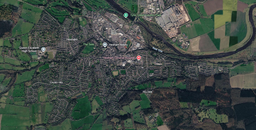
#> input picture assets/map/1x1/raw_screenshot_hexham.png, 256 x 130 px, shrunk from 1425 x 723 before the run, found by its file name
$ python auto_style_map.py
#> lines starting #> are read from the running program, lines starting #| are printed output that depends on the picture; after the words box and inside, x2 and y2 are one past the last pixel; in counts of white or black regions, pixels touching at a corner belong together
import os
import cv2
import numpy as np

RAW_INPUT_PATH = "assets/map/raw_screenshot_hexham.png"
OUTPUT_DIR = "assets/map/"
os.makedirs(OUTPUT_DIR, exist_ok=True)

def create_cartoon_tier(zoom_level, scale_multiplier):
#> called with zoom_level = 0, scale_multiplier = 1
    if not os.path.exists(RAW_INPUT_PATH):
        print(f"Error: Missing {RAW_INPUT_PATH}")
        return

    print(f"Styling Zoom Level {zoom_level} (Scale: {scale_multiplier}x)...")

    img = cv2.imread(RAW_INPUT_PATH)
#> img is the input picture: shape (130, 256, 3); mean B, G, R 68.1, 73.8, 64.3
    h, w = img.shape[:2]
#> h = 130; w = 256
    new_w, new_h = int(w * scale_multiplier), int(h * scale_multiplier)
#> new_w = 256; new_h = 130
    img_resized = cv2.resize(img, (new_w, new_h), interpolation=cv2.INTER_CUBIC)

    # Cartoon smoothing & edges
    color = cv2.bilateralFilter(img_resized, d=9, sigmaColor=75, sigmaSpace=75)
    gray = cv2.cvtColor(img_resized, cv2.COLOR_BGR2GRAY)
    blur = cv2.medianBlur(gray, 5)
    edges = cv2.adaptiveThreshold(blur, 255, cv2.ADAPTIVE_THRESH_MEAN_C, cv2.THRESH_BINARY, 9, 2)
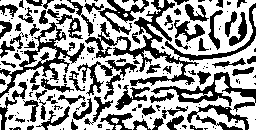
#> edges: shape (130, 256); 60.6% white; 181 black regions (103 under 20 px), largest, box (x1, y1, x2, y2) and area: (85, 0, 256, 86) 2388, (0, 22, 85, 98) 1178, (151, 72, 256, 112) 980

    # Color quantization using correct OpenCV constant
    data = color.reshape((-1, 3)).astype(np.float32)
    criteria = (cv2.TERM_CRITERIA_EPS + cv2.TERM_CRITERIA_MAX_ITER, 20, 0.1)
    K = 8
    _, label, center = cv2.kmeans(data, K, None, criteria, 10, cv2.KMEANS_RANDOM_CENTERS)
#> center = [[43.61, 38.73, 28.47], [52.82, 67.99, 37.93], [77.92, 84.14, 78.48], [55.59, 54.19, 47.48], [129, 134.5, 142.8], [63.49, 82.14, 57.66], [94.72, 104.5, 107], [65.96, 67.95, 61.14]]
    center = np.uint8(center)
#> center = [[43, 38, 28], [52, 67, 37], [77, 84, 78], [55, 54, 47], [129, 134, 142], [63, 82, 57], [94, 104, 107], [65, 67, 61]]
    quantized = center[label.flatten()].reshape(color.shape)

    edges_colored = cv2.cvtColor(edges, cv2.COLOR_GRAY2BGR)
    cartoon = cv2.bitwise_and(quantized, edges_colored)

    output_path = os.path.join(OUTPUT_DIR, f"master_z{zoom_level}.png")
    cv2.imwrite(output_path, cartoon)
    print(f"Saved stylized master_z{zoom_level}.png!")

if __name__ == "__main__":
    create_cartoon_tier(0, 1.0)
    create_cartoon_tier(1, 1.5)
#> call 2 of create_cartoon_tier, with zoom_level = 1, scale_multiplier = 1.5
#> in create_cartoon_tier (call 2), `edges = cv2.adaptiveThreshold(blur, 255, cv2.ADAPTIVE_THRESH_MEAN_C, c..`:
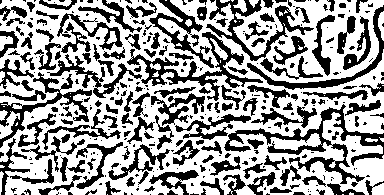
#> edges: shape (195, 384); 61.3% white; 345 black regions (198 under 20 px), largest, box (x1, y1, x2, y2) and area: (224, 104, 384, 184) 2476, (127, 32, 263, 101) 1771, (206, 0, 314, 61) 1373
#> in create_cartoon_tier (call 2), `_, label, center = cv2.kmeans(data, K, None, criteria, 10, cv2.KMEANS_..`: center = [[84.91, 91.04, 90.09], [42.47, 38.18, 26.4], [56.8, 75.83, 43.6], [63.86, 66.1, 58.67], [71.3, 80.47, 69.23], [53.81, 52.78, 44.34], [132.3, 137.9, 146.7], [98.9, 110.3, 113.4]]
#> in create_cartoon_tier (call 2), `center = np.uint8(center)`: center = [[84, 91, 90], [42, 38, 26], [56, 75, 43], [63, 66, 58], [71, 80, 69], [53, 52, 44], [132, 137, 146], [98, 110, 113]]
    create_cartoon_tier(2, 2.5)
#> call 3 of create_cartoon_tier, with zoom_level = 2, scale_multiplier = 2.5
#> in create_cartoon_tier (call 3), `blur = cv2.medianBlur(gray, 5)`:
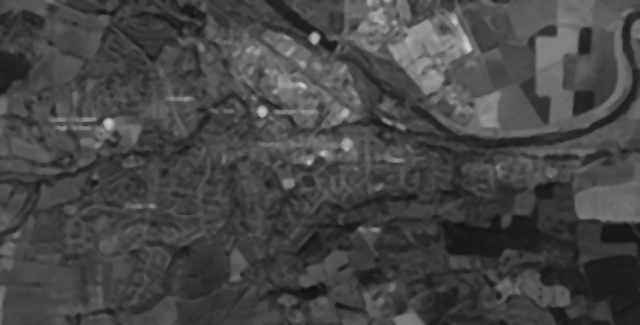
#> blur: shape (325, 640); min 18, max 205, mean 70.2
#> in create_cartoon_tier (call 3), `edges = cv2.adaptiveThreshold(blur, 255, cv2.ADAPTIVE_THRESH_MEAN_C, c..`:
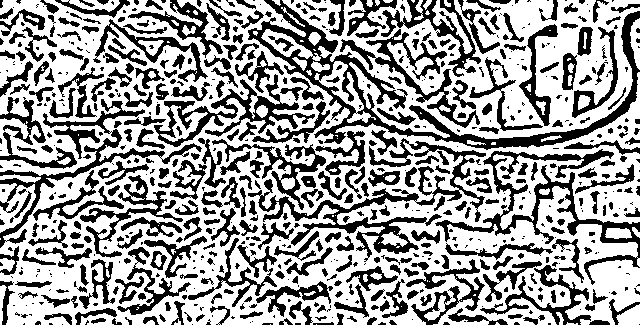
#> edges: shape (325, 640); 62.1% white; 696 black regions (334 under 20 px), largest, box (x1, y1, x2, y2) and area: (248, 0, 640, 150) 7280, (248, 138, 486, 262) 4777, (435, 149, 640, 285) 4005
#> in create_cartoon_tier (call 3), `_, label, center = cv2.kmeans(data, K, None, criteria, 10, cv2.KMEANS_..`: center = [[103.1, 115.2, 119.7], [164.7, 169.9, 184.5], [90.13, 97.81, 99.32], [64.61, 73.19, 59.05], [130.4, 136.2, 144.2], [43.23, 38.49, 27.49], [54.83, 58.42, 44.17], [76.13, 83.54, 76.49]]
#> in create_cartoon_tier (call 3), `center = np.uint8(center)`: center = [[103, 115, 119], [164, 169, 184], [90, 97, 99], [64, 73, 59], [130, 136, 144], [43, 38, 27], [54, 58, 44], [76, 83, 76]]
    create_cartoon_tier(3, 4.0)
#> call 4 of create_cartoon_tier, with zoom_level = 3, scale_multiplier = 4
#> in create_cartoon_tier (call 4), `edges = cv2.adaptiveThreshold(blur, 255, cv2.ADAPTIVE_THRESH_MEAN_C, c..`:
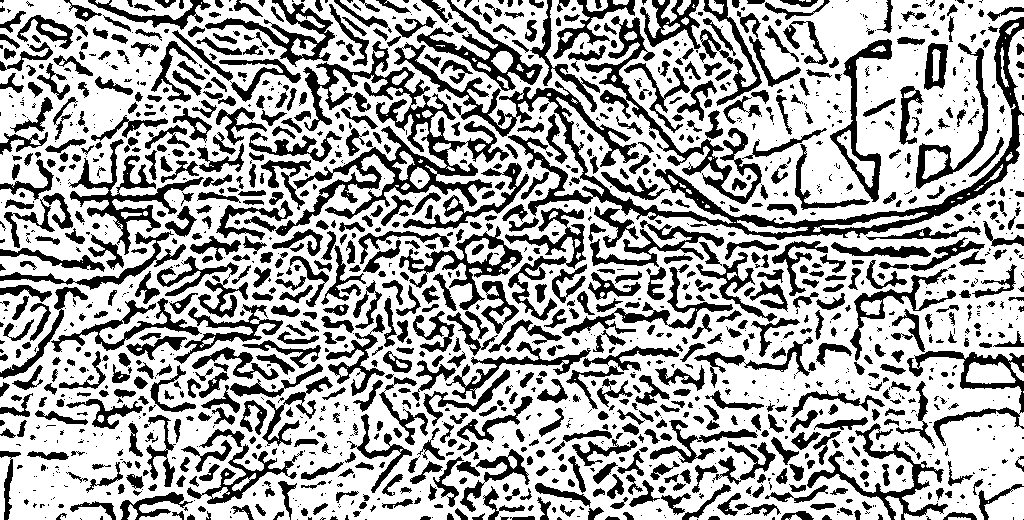
#> edges: shape (520, 1024); 65.6% white; 1568 black regions (692 under 20 px), largest, box (x1, y1, x2, y2) and area: (394, 17, 1024, 240) 11988, (275, 41, 509, 236) 8980, (585, 16, 762, 204) 3848
#> in create_cartoon_tier (call 4), `_, label, center = cv2.kmeans(data, K, None, criteria, 10, cv2.KMEANS_..`: center = [[81.56, 88.48, 85.13], [43.48, 39.08, 27.67], [96.43, 108.1, 111.1], [55.3, 75.57, 40.57], [126.1, 131.3, 139.9], [68.35, 75.91, 65.14], [57.47, 56.44, 49.68], [159.9, 166.3, 177.5]]
#> in create_cartoon_tier (call 4), `center = np.uint8(center)`: center = [[81, 88, 85], [43, 39, 27], [96, 108, 111], [55, 75, 40], [126, 131, 139], [68, 75, 65], [57, 56, 49], [159, 166, 177]]
#> in create_cartoon_tier (call 4), `cartoon = cv2.bitwise_and(quantized, edges_colored)`:
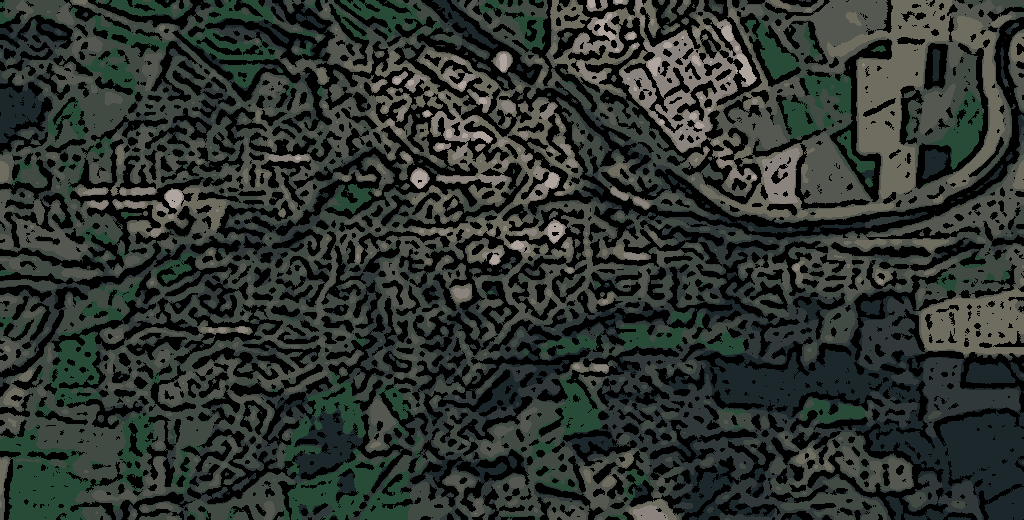
#> cartoon: shape (520, 1024, 3); mean B, G, R 46.5, 50.9, 45
    create_cartoon_tier(4, 6.0)
#> in create_cartoon_tier (call 5), `edges = cv2.adaptiveThreshold(blur, 255, cv2.ADAPTIVE_THRESH_MEAN_C, c..`:
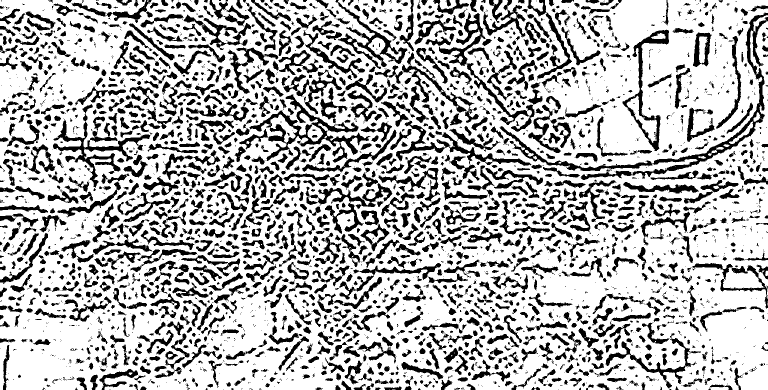
#> edges: shape (780, 1536) (shown at 1/2 size); 72.2% white; 3192 black regions (1547 under 20 px), largest, box (x1, y1, x2, y2) and area: (999, 25, 1536, 360) 9469, (499, 189, 741, 322) 6159, (106, 238, 301, 376) 4548
#> (the run stopped early here; a loop or call above may not have finished)
